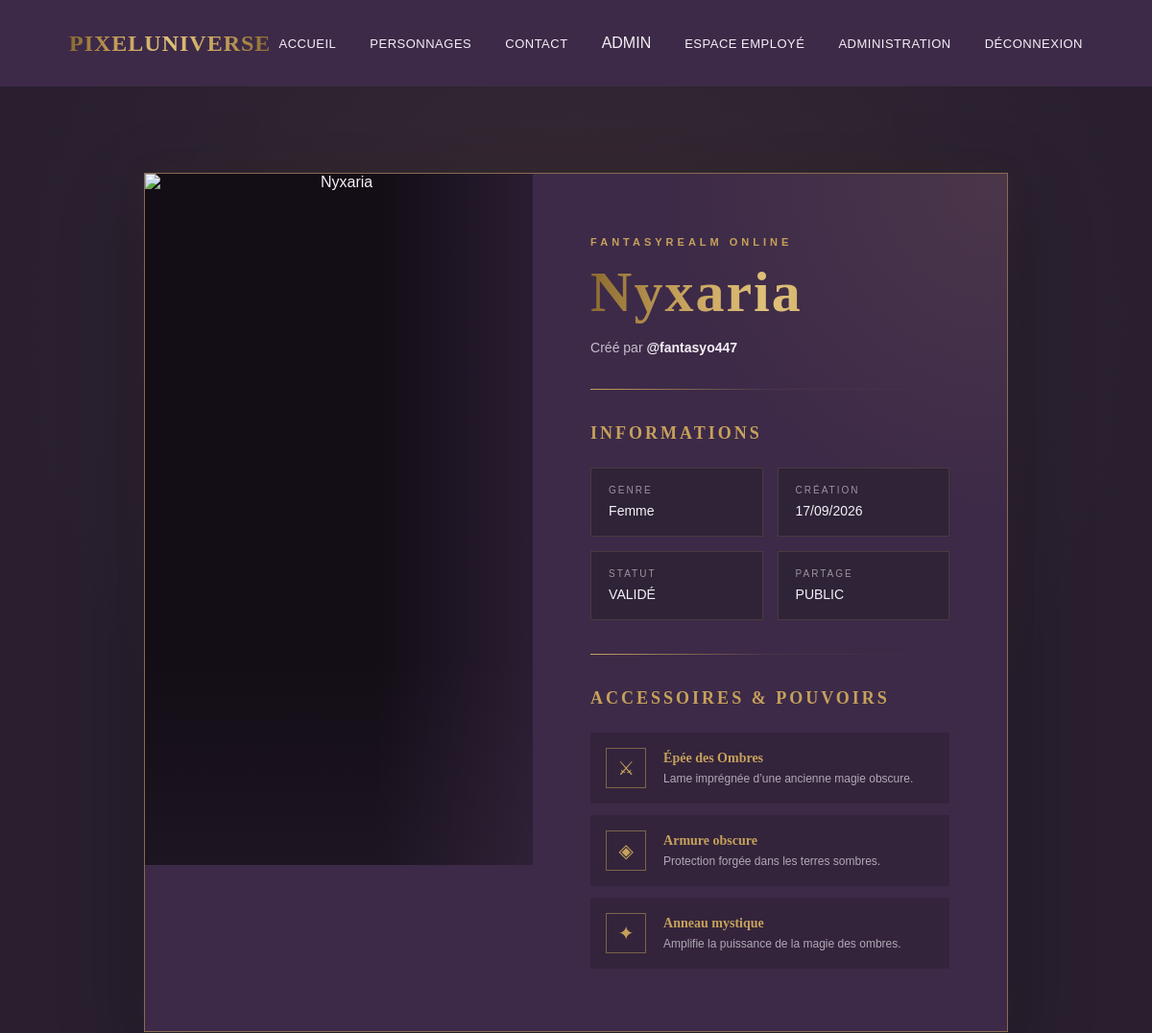
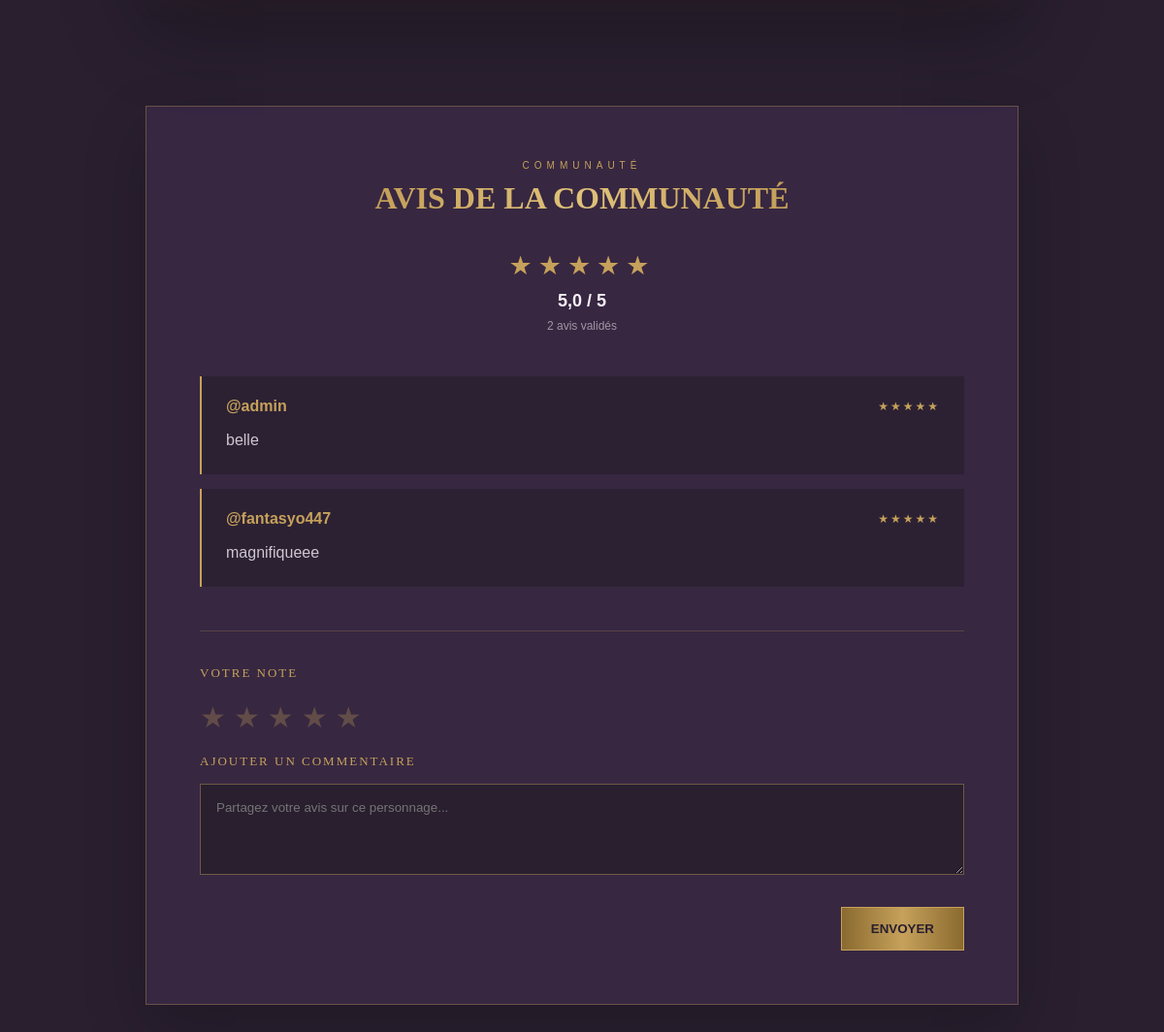
Page /personnage.php?id=7 (signed in) on the committed database (2 pictures, top to bottom).
### tables this page shows
CREATE TABLE `personnages` (
  `id` int(11) NOT NULL,
  `utilisateur_id` int(11) NOT NULL,
  `nom` varchar(100) NOT NULL,
  `genre` varchar(20) NOT NULL,
  `modele_visuel` varchar(20) NOT NULL DEFAULT 'guerriere',
  `visage` varchar(50) DEFAULT NULL,
  `couleur_cheveux` varchar(50) DEFAULT NULL,
  `couleur_yeux` varchar(50) DEFAULT NULL,
  `coiffure` varchar(50) DEFAULT NULL,
  `forme_yeux` varchar(50) DEFAULT NULL,
  `date_creation` datetime NOT NULL DEFAULT current_timestamp(),
  `statut_nom` varchar(20) NOT NULL DEFAULT 'en_attente',
  `partage` tinyint(1) NOT NULL DEFAULT 0,
  `motif_refus` text DEFAULT NULL
);

CREATE TABLE `utilisateurs` (
  `id` int(11) NOT NULL,
  `pseudo` varchar(50) NOT NULL,
  `email` varchar(255) NOT NULL,
  `mot_de_passe` varchar(255) NOT NULL,
  `role` varchar(20) NOT NULL DEFAULT 'utilisateur',
  `suspendu` tinyint(1) NOT NULL DEFAULT 0,
  `reset_token` varchar(64) DEFAULT NULL,
  `reset_token_expiration` datetime DEFAULT NULL
);

CREATE TABLE `commentaires` (
  `id` int(11) NOT NULL,
  `personnage_id` int(11) NOT NULL,
  `utilisateur_id` int(11) NOT NULL,
  `commentaire` text NOT NULL,
  `note` int(11) NOT NULL,
  `statut` varchar(20) NOT NULL DEFAULT 'en_attente',
  `date_creation` datetime NOT NULL DEFAULT current_timestamp()
);

### personnage.php (the view, shortened to what this page needs)
<?php
require_once 'config.php';
$idPersonnage = (int) $_GET['id'];
$requete = $pdo->prepare(
    "SELECT personnages.*, utilisateurs.pseudo
     FROM personnages
     INNER JOIN utilisateurs
        ON personnages.utilisateur_id = utilisateurs.id
     WHERE personnages.id = :id
       AND personnages.statut_nom = 'valide'
       AND personnages.partage = 1"
);
$requete->execute([
    'id' => $idPersonnage
]);
$personnage = $requete->fetch(PDO::FETCH_ASSOC);
$requeteCommentaires = $pdo->prepare(
    "SELECT
        commentaires.*,
        utilisateurs.pseudo
     FROM commentaires
     INNER JOIN utilisateurs
        ON commentaires.utilisateur_id = utilisateurs.id
     WHERE commentaires.personnage_id = :personnage_id
       AND commentaires.statut = 'valide'
     ORDER BY commentaires.date_creation DESC"
);
$requeteCommentaires->execute([
    'personnage_id' => $idPersonnage
]);
$commentaires = $requeteCommentaires->fetchAll(PDO::FETCH_ASSOC);
$noteMoyenne = null;
if (count($commentaires) > 0) {
    $totalNotes = 0;
    foreach ($commentaires as $commentaireValide) {
        $totalNotes += (int) $commentaireValide['note'];
    }
    $noteMoyenne =
        $totalNotes / count($commentaires);
}
$imagePersonnage = 'mage_noir.png';
$accessoires = [
    [
        'icone' => '⚔',
        'nom' => 'Épée des Ombres',
        'description' => 'Lame imprégnée d’une ancienne magie obscure.'
    ],
    [
        'icone' => '◈',
        'nom' => 'Armure obscure',
        'description' => 'Protection forgée dans les terres sombres.'
    ],
    [
        'icone' => '✦',
        'nom' => 'Anneau mystique',
        'description' => 'Amplifie la puissance de la magie des ombres.'
    ]
];
?>
<!DOCTYPE html>
<html lang="fr">
<head>
    <link
        rel="stylesheet"
        href="assets/CSS/style.css"
    >
</head>
<body class="character-detail-page">
<?php include 'navbar.php'; ?>
<main class="character-detail">
    <section class="character-profile">
        <div class="detail-image">
            <img
                src="assets/images/<?php echo $imagePersonnage; ?>"
                alt="<?php echo htmlspecialchars($personnage['nom']); ?>"
                id="character-image"
            >
        </div>
        <div class="detail-info">
            <p class="character-category">
                FANTASYREALM ONLINE
            </p>
            <h1>
                <?php echo htmlspecialchars($personnage['nom']); ?>
            </h1>
            <p class="character-creator-name">
                Créé par
                <strong>
                    @<?php echo htmlspecialchars($personnage['pseudo']); ?>
                </strong>
            </p>
            <div class="character-divider"></div>
            <h2>
                INFORMATIONS
            </h2>
            <div class="character-information-grid">
                <div class="character-information">
                    <span>
                        GENRE
                    </span>
                    <strong>
                        <?php echo htmlspecialchars($personnage['genre']); ?>
                    </strong>
                </div>
                <div class="character-information">
                    <span>
                        CRÉATION
                    </span>
                    <strong>
                        <?php
                        echo date(
                            'd/m/Y',
                            strtotime($personnage['date_creation'])
                        );
                        ?>
                    </strong>
                </div>
                <div class="character-information">
                    <span>
                        STATUT
                    </span>
                    <strong>
                        VALIDÉ
                    </strong>
                </div>
                <div class="character-information">
                    <span>
                        PARTAGE
                    </span>
                    <strong>
                        PUBLIC
                    </strong>
                </div>
            </div>
            <div class="character-divider"></div>
            <h2>
                ACCESSOIRES & POUVOIRS
            </h2>
            <div class="character-accessories">
                <?php foreach ($accessoires as $accessoire) { ?>
                    <div class="character-accessory">
                        <span class="accessory-icon">
                            <?php echo $accessoire['icone']; ?>
                        </span>
                        <div>
                            <strong>
                                <?php
                                echo htmlspecialchars(
                                    $accessoire['nom']
                                );
                                ?>
                            </strong>
                            <p>
                                <?php
                                echo htmlspecialchars(
                                    $accessoire['description']
                                );
                                ?>
                            </p>
                        </div>
                    </div>
                <?php } ?>
            </div>
        </div>
    </section>
    <section class="comments-section">
        <p class="comments-small-title">
            COMMUNAUTÉ
        </p>
        <h2>
            AVIS DE LA COMMUNAUTÉ
        </h2>
        <div class="rating">
            <?php if ($noteMoyenne !== null) { ?>
                <span class="rating-stars">
                    <?php
                    $noteArrondie = round($noteMoyenne);
                    for ($i = 1; $i <= 5; $i++) {
                        if ($i <= $noteArrondie) {
                            echo '★';
                        } else {
                            echo '☆';
                        }
                    }
                    ?>
                </span>
                <strong>
                    <?php
                    echo number_format(
                        $noteMoyenne,
                        1,
                        ',',
                        ' '
                    );
                    ?>
                    / 5
                </strong>
                <p>
                    <?php echo count($commentaires); ?>
                    avis validé<?php
                    if (count($commentaires) > 1) {
                        echo 's';
                    }
                    ?>
                </p>
            <?php } ?>
        </div>
        <div class="comments-list">
            <?php if (count($commentaires) > 0) { ?>
                <?php foreach ($commentaires as $avis) { ?>
                    <article class="comment">
                        <div class="comment-header">
                            <strong>
                                @<?php
                                echo htmlspecialchars(
                                    $avis['pseudo']
                                );
                                ?>
                            </strong>
                            <span>
                                <?php
                                for ($i = 1; $i <= 5; $i++) {
                                    if ($i <= (int) $avis['note']) {
                                        echo '★';
                                    } else {
                                        echo '☆';
                                    }
                                }
                                ?>
                            </span>
                        </div>
                        <p>
                            <?php
                            echo nl2br(
                                htmlspecialchars(
                                    $avis['commentaire']
                                )
                            );
                            ?>
                        </p>
                    </article>
                <?php } ?>
            <?php } else { ?>
                <p class="no-comments">
                    Aucun commentaire validé pour le moment.
                </p>
            <?php } ?>
        </div>
        <?php if (isset($_SESSION['user_id'])) { ?>
            <form
                class="comment-form"
                method="POST"
                action=""
            >
<label>
    VOTRE NOTE
</label>
<div class="star-rating">
    <label for="star5" title="5 étoiles">★</label>
    <label for="star4" title="4 étoiles">★</label>
    <label for="star3" title="3 étoiles">★</label>
    <label for="star2" title="2 étoiles">★</label>
    <label for="star1" title="1 étoile">★</label>
</div>
                <label for="commentaire">
                    AJOUTER UN COMMENTAIRE
                </label>
                <textarea
                    id="commentaire"
                    name="commentaire"
                    rows="4"
                    maxlength="1000"
                    placeholder="Partagez votre avis sur ce personnage..."
                    required
                ></textarea>
                <button
                    type="submit"
                    name="envoyer_commentaire"
                >
                    ENVOYER
                </button>
            </form>
        <?php } ?>
    </section>
</main>
</body>
</html>

### rows in the picture
personnages: nom "Nyxaria", utilisateur.pseudo "fantasyo447", genre "Femme", date_creation "17/09/2026"
commentaires: utilisateur.pseudo "admin", commentaire "belle"
commentaires: utilisateur.pseudo "fantasyo447", commentaire "magnifiqueee"

### other values in the picture
$_SESSION['pseudo'] "ADMIN"
$accessoire['icone'] "⚔"
$accessoire['nom'] "Épée des Ombres"
$accessoire['description'] "Lame imprégnée d’une ancienne magie obscure."
$accessoire['icone'] "◈"
$accessoire['nom'] "Armure obscure"
$accessoire['description'] "Protection forgée dans les terres sombres."
$accessoire['icone'] "✦"
$accessoire['nom'] "Anneau mystique"
$accessoire['description'] "Amplifie la puissance de la magie des ombres."
$noteMoyenne "5,0"
count($commentaires) "2"
